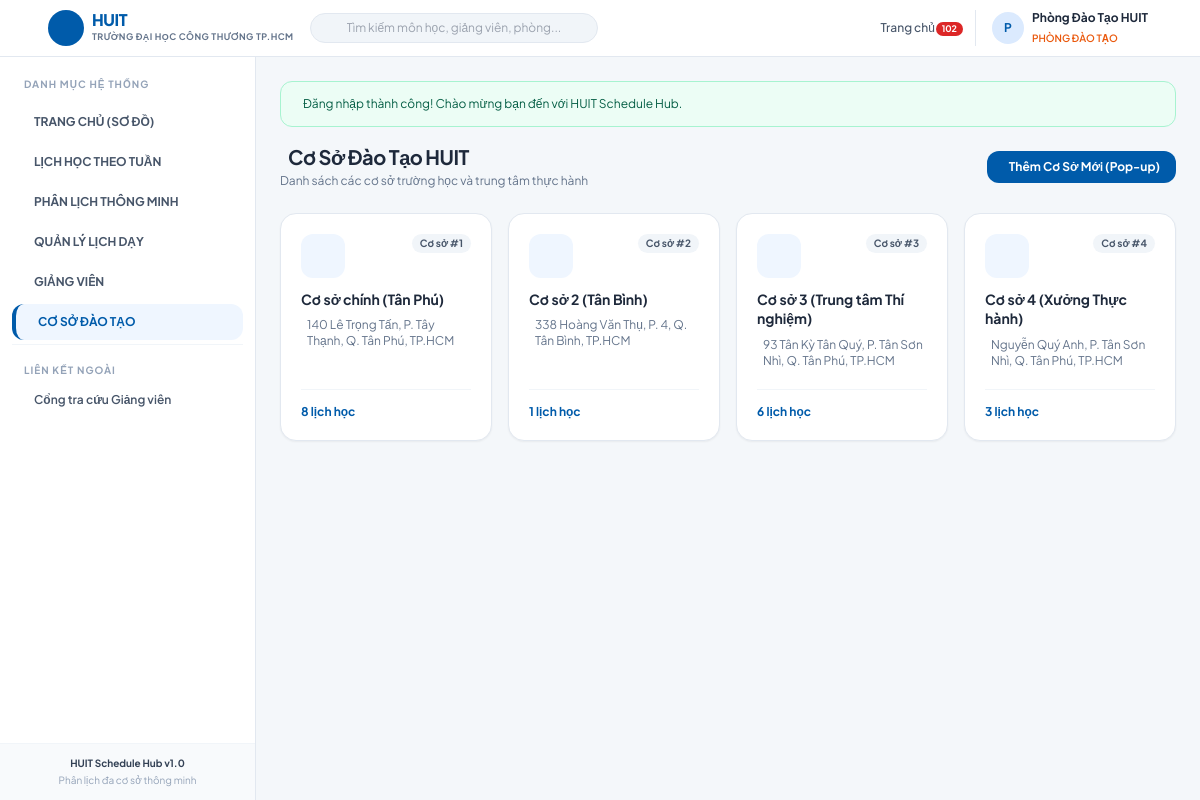
The page /branches (signed in) on the database as committed earlier.
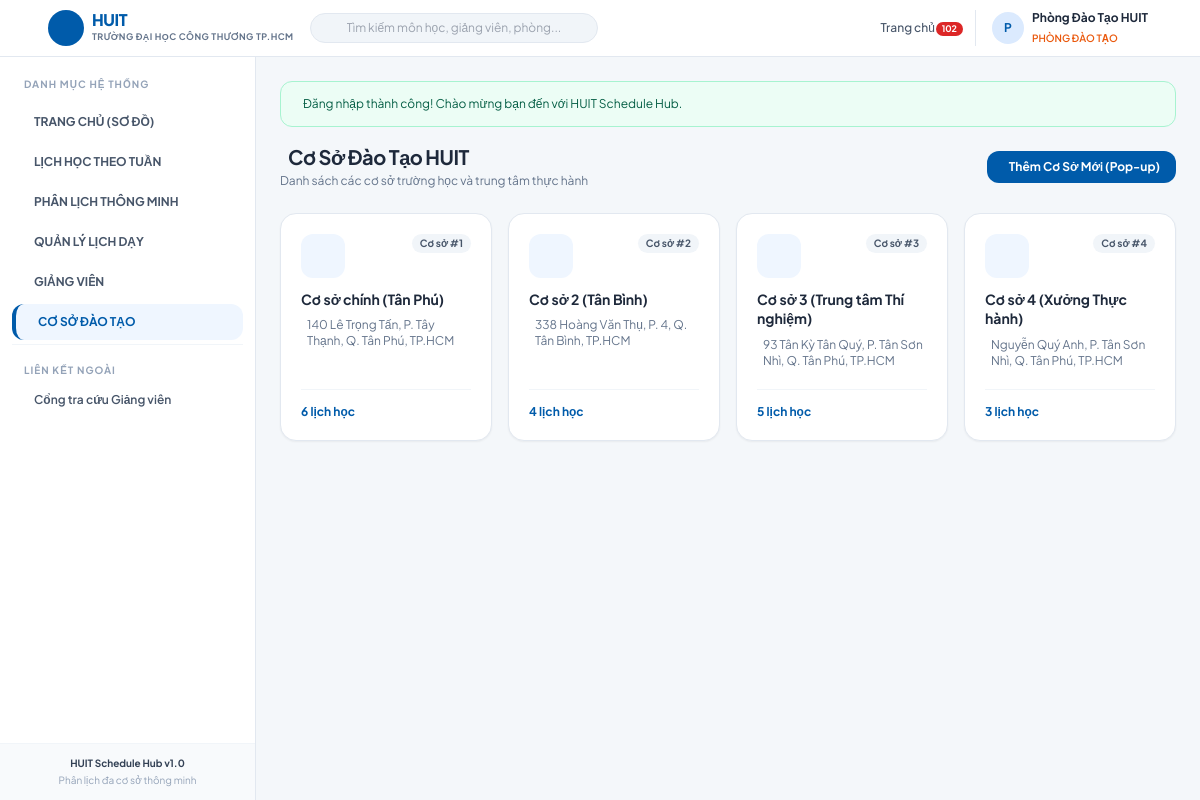
The same page on the database as committed later.
### tables this page shows
CREATE TABLE `branches` (
  `id` int NOT NULL AUTO_INCREMENT,
  `branch_name` varchar(255) NOT NULL,
  `address` varchar(255) NOT NULL,
  `created_at` timestamp NULL DEFAULT CURRENT_TIMESTAMP,
  PRIMARY KEY (`id`)
);

### src/Controllers/BranchController.php (called while the page is built, shortened)
<?php
class BranchController extends Controller
{
    public function index(): void
    {
        $branches = Branch::getAll();
        $this->render('branches/index', [
            'branches' => $branches,
            'user' => Auth::user()
        ]);
    }
}

### public/index.php (called while the page is built, shortened)
<?php
$router = new Router();
$router->get('/', [AuthController::class, 'showLogin']);
$router->get('/login', [AuthController::class, 'showLogin']);
$router->post('/login', [AuthController::class, 'login']);
$router->get('/teacher-login', [AuthController::class, 'showTeacherLogin']);
$router->post('/teacher-login', [AuthController::class, 'teacherLogin']);
$router->get('/logout', [AuthController::class, 'logout']);
$router->get('/dashboard', [DashboardController::class, 'index']);
$router->get('/timetable', [DashboardController::class, 'weekly']);
$router->get('/weekly-schedule', [DashboardController::class, 'weekly']);
$router->get('/schedules/weekly', [DashboardController::class, 'weekly']);
$router->get('/schedules', [ScheduleController::class, 'index']);
$router->get('/schedules/create', [ScheduleController::class, 'create']);
$router->post('/schedules', [ScheduleController::class, 'store']);
$router->get('/schedules/{id}/edit', [ScheduleController::class, 'edit']);
$router->post('/schedules/{id}/edit', [ScheduleController::class, 'update']);
$router->post('/schedules/{id}/delete', [ScheduleController::class, 'delete']);
$router->get('/teachers', [TeacherController::class, 'index']);
$router->get('/teachers/create', [TeacherController::class, 'create']);
$router->post('/teachers', [TeacherController::class, 'store']);
$router->get('/teachers/{id}/edit', [TeacherController::class, 'edit']);
$router->post('/teachers/{id}/edit', [TeacherController::class, 'update']);
$router->post('/teachers/{id}/delete', [TeacherController::class, 'delete']);
$router->get('/branches', [BranchController::class, 'index']);
$router->get('/branches/create', [BranchController::class, 'create']);
$router->post('/branches', [BranchController::class, 'store']);
$router->get('/branches/{id}/edit', [BranchController::class, 'edit']);
$router->post('/branches/{id}/edit', [BranchController::class, 'update']);
$router->post('/branches/{id}/delete', [BranchController::class, 'delete']);
$router->get('/portal', [TeacherPortalController::class, 'index']);
$router->get('/api/suggest-teachers', [ApiController::class, 'suggestTeachers']);
$router->get('/api/check-conflicts', [ApiController::class, 'checkConflicts']);
$router->dispatch();

### src/Core/Database.php (called while the page is built, shortened)
<?php
class Database
{
    private static ?PDO $instance = null;
    public static function getConnection(): PDO
    {
        if (self::$instance === null) {
            $rootPath = dirname(__DIR__, 2);
            $host = $_ENV['DB_HOST'] ?? '127.0.0.1';
            $port = $_ENV['DB_PORT'] ?? '3306';
            $dbname = $_ENV['DB_NAME'] ?? 'huit_db';
            $user = $_ENV['DB_USER'] ?? 'root';
            $pass = $_ENV['DB_PASS'] ?? '';
            $dsn = "mysql:host={$host};port={$port};dbname={$dbname};charset=utf8mb4";
            try {
                self::$instance = new PDO($dsn, $user, $pass, [
                    PDO::ATTR_ERRMODE => PDO::ERRMODE_EXCEPTION,
                    PDO::ATTR_DEFAULT_FETCH_MODE => PDO::FETCH_ASSOC,
                    PDO::ATTR_EMULATE_PREPARES => false,
                ]);
            } catch (PDOException $e) {
                die("Lỗi kết nối cơ sở dữ liệu: " . htmlspecialchars($e->getMessage()));
            }
        }
        return self::$instance;
    }
}

### src/Core/Model.php (called while the page is built, shortened)
<?php
abstract class Model
{
    protected static ?PDO $db = null;
    protected static function db(): PDO
    {
        if (self::$db === null) {
            self::$db = Database::getConnection();
        }
        return self::$db;
    }
}

### src/Models/Branch.php (called while the page is built, shortened)
<?php
class Branch extends Model
{
    public static function getAll(): array
    {
        $stmt = self::db()->query("SELECT b.*, COUNT(s.id) as schedule_count
                                   FROM branches b
                                   LEFT JOIN schedules s ON b.id = s.branch_id
                                   GROUP BY b.id
                                   ORDER BY b.id ASC");
        return $stmt->fetchAll();
    }
}

### views/branches/index.php (the view, shortened to what the changed rows need)
<div class="space-y-6">
    <div class="flex flex-col sm:flex-row sm:items-center sm:justify-between gap-4">
        <div>
            <h1 class="text-xl font-bold text-slate-800 tracking-tight flex items-center space-x-2">
                <span>Cơ Sở Đào Tạo HUIT</span>
            </h1>
            <p class="text-xs text-slate-500 mt-0.5">Danh sách các cơ sở trường học và trung tâm thực hành</p>
        </div>
        <div>
            <button type="button" onclick="openCreateBranchModal()" class="inline-flex items-center space-x-1.5 px-4 py-2 bg-huit-header hover:bg-blue-800 text-white font-bold text-xs rounded-xl shadow-xs transition">
                <span>Thêm Cơ Sở Mới (Pop-up)</span>
            </button>
        </div>
    </div>
    <div class="grid grid-cols-1 md:grid-cols-2 lg:grid-cols-4 gap-4">
        <?php foreach ($branches as $idx => $b): ?>
            <div class="bg-white rounded-2xl border border-slate-200 shadow-sm p-5 hover:shadow-md hover:border-huit-header transition flex flex-col justify-between group">
                <div>
                    <div class="flex items-start justify-between mb-3">
                        <div class="w-11 h-11 rounded-xl bg-blue-50 text-huit-header flex items-center justify-center text-xl group-hover:scale-105 transition-transform">
                        </div>
                        <span class="text-[10px] font-bold px-2 py-0.5 rounded-full bg-slate-100 text-slate-600">
                            Cơ sở #<?= $b['id'] ?>
                        </span>
                    </div>
                    <h3 class="text-sm font-bold text-slate-800 group-hover:text-huit-header transition leading-snug">
                        <?= htmlspecialchars($b['branch_name']) ?>
                    </h3>
                    <p class="text-xs text-slate-500 mt-2 flex items-start space-x-1.5">
                        <span><?= htmlspecialchars($b['address']) ?></span>
                    </p>
                </div>
                <div class="mt-5 pt-3.5 border-t border-slate-100 flex items-center justify-between text-xs">
                    <a href="/timetable?branch_id=<?= $b['id'] ?>" class="text-huit-header font-bold hover:underline flex items-center space-x-1">
                        <span><?= (int)$b['schedule_count'] ?> lịch học</span>
                    </a>
                    <div class="flex items-center space-x-1">
                        <button type="button" onclick='openEditBranchModal(<?= json_encode($b, JSON_HEX_TAG | JSON_HEX_APOS | JSON_HEX_QUOT | JSON_HEX_AMP) ?>)' class="p-1.5 text-slate-400 hover:text-huit-header hover:bg-blue-50 rounded-lg transition" title="Chỉnh sửa (Pop-up)">
                        </button>
                        <button type="button" onclick="openDeleteBranchModal(<?= (int)$b['id'] ?>, '<?= htmlspecialchars(addslashes($b['branch_name'])) ?>')" class="p-1.5 text-slate-400 hover:text-red-600 hover:bg-red-50 rounded-lg transition" title="Xóa (Pop-up)">
                        </button>
                    </div>
                </div>
            </div>
        <?php endforeach; ?>
    </div>
</div>

### src/Core/Router.php (shortened to what the changed rows need)
<?php
class Router
{
    private array $routes = [];
    private function addRoute(string $method, string $path, array $handler): void
    {
        $pattern = preg_replace('/\{([a-zA-Z0-9_]+)\}/', '(?P<$1>[^/]+)', $path);
        $pattern = '#^' . $pattern . '$#';
        $this->routes[] = [
            'method' => $method,
            'pattern' => $pattern,
            'handler' => $handler,
        ];
    }
    public function dispatch(): void
    {
        $uri = parse_url($_SERVER['REQUEST_URI'], PHP_URL_PATH);
        $method = $_SERVER['REQUEST_METHOD'];
        foreach ($this->routes as $route) {
            if ($route['method'] === $method && preg_match($route['pattern'], $uri, $matches)) {
                $params = array_filter($matches, 'is_string', ARRAY_FILTER_USE_KEY);
                [$controllerClass, $action] = $route['handler'];
                $controller = new $controllerClass();
                call_user_func_array([$controller, $action], $params);
                return;
            }
        }
    }
}

Rows that differ between the two databases and show on the page:
changed branches "Cơ sở chính (Tân Phú)": schedule_count "8" → "6"
changed branches "Cơ sở 2 (Tân Bình)": schedule_count "1" → "4"
changed branches "Cơ sở 3 (Trung tâm Thí nghiệm)": schedule_count "6" → "5"
